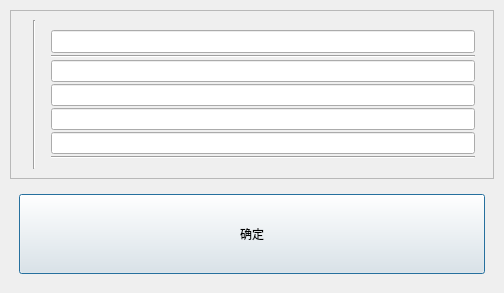
<?xml version="1.0" encoding="UTF-8"?>
<ui version="4.0">
 <class>dlgAbout</class>
 <widget class="QDialog" name="dlgAbout">
  <property name="geometry">
   <rect>
    <x>0</x>
    <y>0</y>
    <width>504</width>
    <height>293</height>
   </rect>
  </property>
  <property name="baseSize">
   <size>
    <width>753</width>
    <height>537</height>
   </size>
  </property>
  <property name="windowTitle">
   <string>关于...</string>
  </property>
  <layout class="QVBoxLayout" name="verticalLayout_6">
   <property name="spacing">
    <number>2</number>
   </property>
   <property name="leftMargin">
    <number>0</number>
   </property>
   <property name="topMargin">
    <number>0</number>
   </property>
   <property name="rightMargin">
    <number>0</number>
   </property>
   <property name="bottomMargin">
    <number>0</number>
   </property>
   <item>
    <widget class="QFrame" name="verticalFrame_5">
     <layout class="QVBoxLayout" name="verticalLayout_5" stretch="0,0">
      <property name="sizeConstraint">
       <enum>QLayout::SetMinAndMaxSize</enum>
      </property>
      <property name="leftMargin">
       <number>10</number>
      </property>
      <property name="topMargin">
       <number>10</number>
      </property>
      <property name="rightMargin">
       <number>10</number>
      </property>
      <property name="bottomMargin">
       <number>10</number>
      </property>
      <item>
       <widget class="QFrame" name="freAppInfo">
        <property name="frameShape">
         <enum>QFrame::StyledPanel</enum>
        </property>
        <layout class="QHBoxLayout" name="horizontalLayout" stretch="0,0,0">
         <item>
          <widget class="QLabel" name="lblLogo">
           <property name="frameShape">
            <enum>QFrame::NoFrame</enum>
           </property>
           <property name="text">
            <string/>
           </property>
           <property name="pixmap">
            <pixmap>../../../resources/images/logo.png</pixmap>
           </property>
          </widget>
         </item>
         <item>
          <widget class="Line" name="line_3">
           <property name="orientation">
            <enum>Qt::Vertical</enum>
           </property>
          </widget>
         </item>
         <item>
          <widget class="QFrame" name="freApp">
           <property name="frameShape">
            <enum>QFrame::NoFrame</enum>
           </property>
           <property name="frameShadow">
            <enum>QFrame::Plain</enum>
           </property>
           <layout class="QVBoxLayout" name="verticalLayout_2">
            <property name="spacing">
             <number>2</number>
            </property>
            <property name="topMargin">
             <number>10</number>
            </property>
            <property name="bottomMargin">
             <number>10</number>
            </property>
            <item>
             <widget class="QLineEdit" name="edtAppName">
              <property name="font">
               <font>
                <pointsize>10</pointsize>
                <weight>75</weight>
                <bold>true</bold>
               </font>
              </property>
              <property name="text">
               <string/>
              </property>
              <property name="readOnly">
               <bool>true</bool>
              </property>
             </widget>
            </item>
            <item>
             <widget class="Line" name="line_4">
              <property name="orientation">
               <enum>Qt::Horizontal</enum>
              </property>
             </widget>
            </item>
            <item>
             <widget class="QLineEdit" name="edtVersion">
              <property name="text">
               <string/>
              </property>
              <property name="readOnly">
               <bool>true</bool>
              </property>
             </widget>
            </item>
            <item>
             <widget class="QLineEdit" name="edtAppDesc">
              <property name="text">
               <string/>
              </property>
              <property name="readOnly">
               <bool>true</bool>
              </property>
             </widget>
            </item>
            <item>
             <widget class="QLineEdit" name="edtLicense">
              <property name="text">
               <string/>
              </property>
              <property name="readOnly">
               <bool>true</bool>
              </property>
             </widget>
            </item>
            <item>
             <widget class="QLineEdit" name="edtAuthor"/>
            </item>
            <item>
             <widget class="Line" name="line_5">
              <property name="orientation">
               <enum>Qt::Horizontal</enum>
              </property>
             </widget>
            </item>
           </layout>
          </widget>
         </item>
        </layout>
       </widget>
      </item>
      <item>
       <widget class="QFrame" name="freBottom">
        <layout class="QVBoxLayout" name="verticalLayout_7">
         <item>
          <widget class="QPushButton" name="btnClose">
           <property name="sizePolicy">
            <sizepolicy hsizetype="Preferred" vsizetype="Preferred">
             <horstretch>0</horstretch>
             <verstretch>0</verstretch>
            </sizepolicy>
           </property>
           <property name="minimumSize">
            <size>
             <width>0</width>
             <height>0</height>
            </size>
           </property>
           <property name="text">
            <string>确定</string>
           </property>
          </widget>
         </item>
        </layout>
       </widget>
      </item>
     </layout>
    </widget>
   </item>
  </layout>
 </widget>
 <resources/>
 <connections/>
</ui>
